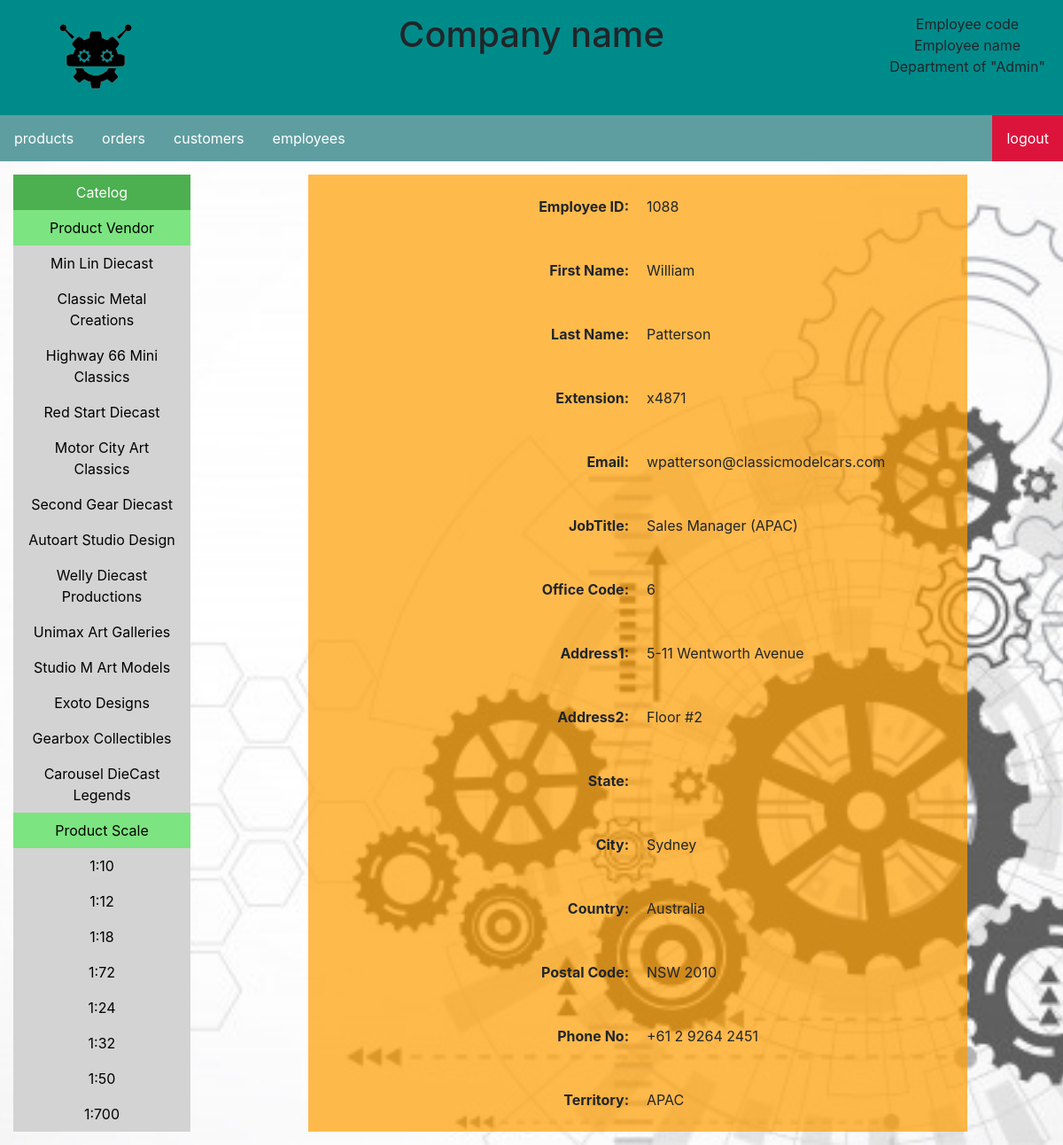
The page /3.php?employeenumber=1088 on the database its author committed.
### tables this page shows
CREATE TABLE `employees` (
  `employeeNumber` int(11) NOT NULL,
  `lastName` varchar(50) NOT NULL,
  `firstName` varchar(50) NOT NULL,
  `extension` varchar(10) NOT NULL,
  `email` varchar(100) NOT NULL,
  `officeCode` varchar(10) NOT NULL,
  `reportsTo` int(11) DEFAULT NULL,
  `jobTitle` varchar(50) NOT NULL
);

CREATE TABLE `offices` (
  `officeCode` varchar(10) NOT NULL,
  `city` varchar(50) NOT NULL,
  `phone` varchar(50) NOT NULL,
  `addressLine1` varchar(50) NOT NULL,
  `addressLine2` varchar(50) DEFAULT NULL,
  `state` varchar(50) DEFAULT NULL,
  `country` varchar(50) NOT NULL,
  `postalCode` varchar(15) NOT NULL,
  `territory` varchar(10) NOT NULL
);

### 3.php (the view, shortened to what this page needs)
<?php
include "mysql_control.php";
$employeenumber = $_GET['employeenumber'];
$tablename = "employees AS E,offices AS O";
$sql_query = "SELECT E.employeeNumber,E.firstName,E.lastName,E.extension,E.email,E.jobTitle,E.officeCode,O.	addressLine1,O.	addressLine2,O.state,O.city,O.country,O.postalCode,O.phone,O.territory
			  FROM $tablename
			  WHERE E.employeeNumber='$employeenumber' AND E.officeCode = O.officeCode";
$result = mysqli_query($con,$sql_query);
$data = mysqli_fetch_row($result);
$employee_number = $data[0];
$employee_fname = $data[1];
$employee_lname = $data[2];
$employee_extension = $data[3];
$employee_email = $data[4];
$employee_jobtitle = $data[5];
$employee_office_code = $data[6];
$employee_add1 = $data[7];
$employee_add2 = $data[8];
$employee_state = $data[9];
$employee_city = $data[10];
$employee_country = $data[11];
$employee_postal_code = $data[12];
$employee_phone = $data[13];
$employee_territory = $data[14];
?>
<html>
    <head>
        <link rel="stylesheet" href="https://stackpath.bootstrapcdn.com/bootstrap/4.3.1/css/bootstrap.min.css">
        <link rel="stylesheet" type="text/css" href="css/main.css">
    </head>
    <body class="bg-image">
        <div class="row">
            <div class="column-left"><img src="image\logo.png" class="login-logo-image"></div>
            <div class="column-center"><h1>Company name</h1></div>
            <div class="column-right">
                Employee code<br>
                Employee name<br>
                Department of "Admin"
            </div>
        </div>
        <ul class="ul-menu-bar">
            <li class="li-menu-bar"><a href="1.php?category=products">products</a></li>
            <li class="li-menu-bar"><a href="1.php?category=orders">orders</a></li>
            <li class="li-menu-bar"><a href="1.php?category=customers">customers</a></li>
            <li class="li-menu-bar"><a href="1.php?category=employees">employees</a></li>
            <li class="li-menu-bar" style="float:right"><a class="active" href="#about">logout</a></li>
        </ul>
		<div class="row" style="margin:0px">
			<div class="column-left-body">
				<ul class="ul-menu-list">
					<li class="li-menu-list"><a class="main-catelog" href="#home">Catelog</a></li>
					<li class="li-menu-list"><a class="sub-catelog" href="#news">Product Vendor</a></li>
					<?php
						$result = mysqli_query($con,"SELECT DISTINCT productVendor FROM `products`");
						while($data = mysqli_fetch_row($result))
						{
							echo "<li class='li-menu-list'><a href='1.php?category=products&productvendor=$data[0]'>$data[0]</a></li>";
						}
					?>
					<li class="li-menu-list"><a class="sub-catelog" href="#news">Product Scale</a></li>
					<?php
						$result = mysqli_query($con,"SELECT DISTINCT productScale FROM `products`");
						while($data = mysqli_fetch_row($result))
						{
							echo "<li class='li-menu-list'><a href='1.php?category=products&productscale=$data[0]'>$data[0]</a></li>";
						}
					?>
				</ul>
			</div>
			<div class="column-center-body">
				<table class="document" cellpadding="10">
			<tr>
				<td width="50%" align="right"><b>Employee ID:</b></td>
				<td width="50%" align="left"><?php echo $employee_number ?></td>
			</tr>
			<tr>
				<td width="50%" align="right"><b>First Name:</b></td>
				<td width="50%" align="left"><?php echo $employee_fname ?></td>
			</tr>
			<tr>
				<td width="50%" align="right"><b>Last Name:</b></td>
				<td width="50%" align="left"><?php echo $employee_lname ?></td>
			</tr>
			<tr>
				<td width="50%" align="right"><b>Extension:</b></td>
				<td width="50%" align="left"><?php echo $employee_extension ?></td>
			</tr>
			<tr>
				<td width="50%" align="right"><b>Email:</b></td>
				<td width="50%" align="left"><?php echo $employee_email ?></td>
			</tr>
			<tr>
				<td width="50%" align="right"><b>JobTitle:</b></td>
				<td width="50%" align="left"><?php echo $employee_jobtitle ?></td>
			</tr>
			<tr>
				<td width="50%" align="right"><b>Office Code:</b></td>
				<td width="50%" align="left"><?php echo $employee_office_code ?></td>
			</tr>
			<tr>
				<td width="50%" align="right"><b>Address1:</b></td>
				<td width="50%" align="left"><?php echo $employee_add1?></td>
			</tr>
			<tr>
				<td width="50%" align="right"><b>Address2:</b></td>
				<td width="50%" align="left"><?php echo $employee_add2 ?></td>
			</tr>
			<tr>
				<td width="50%" align="right"><b>State:</b></td>
				<td width="50%" align="left"><?php echo $employee_state ?></td>
			</tr>
			<tr>
				<td width="50%" align="right"><b>City:</b></td>
				<td width="50%" align="left"><?php echo $employee_city ?></td>
			</tr>
			<tr>
				<td width="50%" align="right"><b>Country:</b></td>
				<td width="50%" align="left"><?php echo $employee_country ?></td>
			</tr>
			<tr>
				<td width="50%" align="right"><b>Postal Code:</b></td>
				<td width="50%" align="left"><?php echo $employee_postal_code ?></td>
			</tr>
			<tr>
				<td width="50%" align="right"><b>Phone No:</b></td>
				<td width="50%" align="left"><?php echo $employee_phone ?></td>
			</tr>
			<tr>
				<td width="50%" align="right"><b>Territory:</b></td>
				<td width="50%" align="left"><?php echo $employee_territory ?></td>
			</tr>
        </table>
			</div>
		</div>
    </body>
</html>

### css/main.css (style rules this page uses)
.bg-image { background-image: url("../image/bg.jpg"); background-repeat: no-repeat; background-position: center; background-size: cover; }
.login-logo-image { width: 100px; height: 100px; }
.ul-menu-bar { list-style-type: none; margin: 0; padding: 0; overflow: hidden; background-color: cadetblue; }
.li-menu-bar { float: left; }
.li-menu-bar a { display: block; color: white; text-align: center; padding: 14px 16px; text-decoration: none; }
.ul-menu-list { list-style-type: none; margin: 0; padding: 0; width: 200px; background-color: lightgray; }
.li-menu-list a { display: block; color: #000; padding: 8px 16px; text-decoration: none; }
.li-menu-list a.main-catelog { background-color: #4CAF50; color: white; }
.li-menu-list a.sub-catelog { background-color: rgb(124, 228, 128); color: black; }
.active { background-color: crimson; }
.column-left { text-align: center; background-color: darkcyan; padding: 15px; float: left; width: 20%; }
.column-center { text-align: center; background-color: darkcyan; padding: 15px; float: left; width: 60%; }
.column-right { text-align: center; background-color: darkcyan; padding: 15px; float: left; width: 20%; }
.column-left-body { text-align: center; padding: 15px; float: center; width: 20%; }
.column-center-body { text-align: center; padding: 15px; float: center; width: 80%; }
.row:after { content: ""; display: table; clear: both; }
.document { background-image: url("../image/bg_table.png"); margin: 0 auto; height: 100%; width: 80%; }

### rows shown on the page
employees: employeeNumber "1088", firstName "William", lastName "Patterson", extension "x4871", email "wpatterson@classicmodelcars.com", jobTitle "Sales Manager (APAC)", officeCode "6", officeCode.addressLine1 "5-11 Wentworth Avenue", officeCode.addressLine2 "Floor #2", officeCode.city "Sydney", officeCode.country "Australia", officeCode.postalCode "NSW 2010", officeCode.phone "+61 2 9264 2451", officeCode.territory "APAC"

### other values the page prints
$data[0] "Min Lin Diecast"
$data[0] "Classic Metal Creations"
$data[0] "Highway 66 Mini Classics"
$data[0] "Red Start Diecast"
$data[0] "Motor City Art Classics"
$data[0] "Second Gear Diecast"
$data[0] "Autoart Studio Design"
$data[0] "Welly Diecast Productions"
$data[0] "Unimax Art Galleries"
$data[0] "Studio M Art Models"
$data[0] "Exoto Designs"
$data[0] "Gearbox Collectibles"
$data[0] "Carousel DieCast Legends"
$data[0] "1:10"
$data[0] "1:12"
